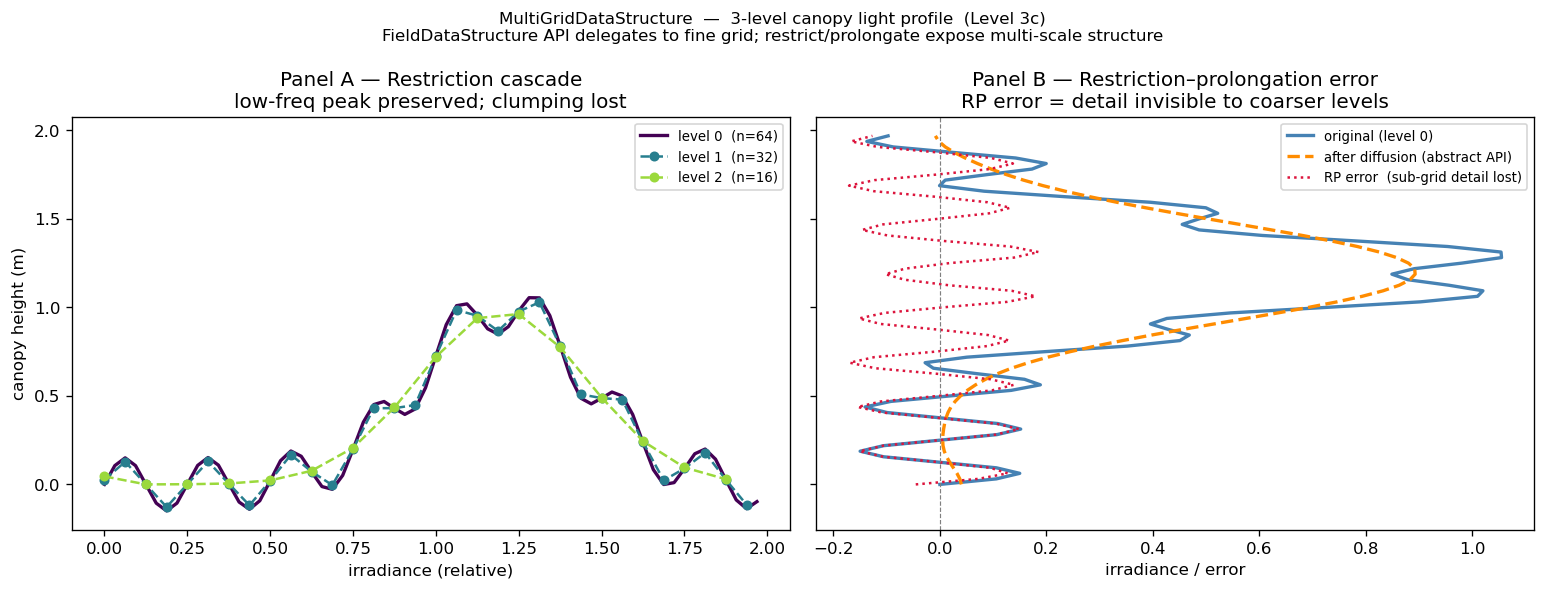

The Python source for this figure:
"""
MultiGridDataStructure — illustrative example.

Demonstrates that:
  - ``MultiGridDataStructure`` delegates the entire FieldDataStructure API
    to its finest grid, so plot_1d_profile and diffusion_step work unchanged.
  - ``restrict`` / ``prolongate`` explicitly expose what multigrid methods
    exploit: coarse grids capture low-frequency content; fine-scale detail
    is the residual that only the fine grid can represent.

Physical scenario
-----------------
A 1-D light-extinction profile in a leaf canopy, 64 nodes over 2 m height.
Signal: a broad Gaussian illumination peak (low frequency) superimposed with
fine-scale leaf-clumping modulation (high frequency).

Three-level hierarchy is built by ``from_coarsening(fine, n_levels=3, factor=2)``:
  level 0  →  64 nodes (fine  Δz = 0.03125 m)
  level 1  →  32 nodes
  level 2  →  16 nodes (coarse Δz = 0.125 m)

Panel A — multiresolution view
    The same signal restricted to each grid level, plotted together.
    Low-frequency peak is preserved; fine clumping disappears at coarser levels.

Panel B — restriction–prolongation error
    error(z) = signal(z) − P(R(signal))(z)
    Shows exactly the sub-grid detail that is invisible to a coarse-grid solver:
    this is what a multigrid correction step must approximate.

Output
------
example_multigrid_data_structure.png  (saved next to this file)
"""

import sys
import os
sys.path.insert(0, os.path.dirname(__file__))

import numpy as np
import matplotlib
matplotlib.use('Agg')
import matplotlib.pyplot as plt

from openalea.metafspm.data_structure.data_api import (
    ArrayDataStructure,
    MultiGridDataStructure,
    FieldDataStructure,
)
from plotting import plot_1d_profile, plot_multigrid_levels


# ── Generic diffusion integrator (identical to array example) ─────────────────

def diffusion_step(
    ds: FieldDataStructure, var_name: str, D: float, dt: float, n_steps: int = 1
) -> None:
    """Abstract API only: laplacian, extract_state, inject_state."""
    L = ds.laplacian()
    for _ in range(n_steps):
        u = ds.extract_state([var_name])
        ds.inject_state(u + dt * D * (L @ u), [var_name])


# ── 1. Build the multi-level hierarchy ───────────────────────────────────────

n_fine = 64
height = 2.0          # m  (canopy height)
dz     = height / n_fine

fine = ArrayDataStructure(shape=(n_fine,), dx=dz, origin=np.array([0.0]))

# Canopy light signal: broad Gaussian + fine-scale clumping oscillation
z_fine   = fine.coordinates()[:, 0]
signal   = (np.exp(-((z_fine - 1.2) ** 2) / (2 * 0.25 ** 2))   # Gaussian peak
            + 0.15 * np.sin(16 * np.pi * z_fine / height))       # leaf clumping

fine.add_field('irradiance', signal)

mg = MultiGridDataStructure.from_coarsening(fine, n_levels=3, factor=2)

print(f"Fine  n_dof = {mg.n_dof}")       # abstract API — delegates to fine
print(f"n_levels    = {mg.n_levels}")
for lvl in range(mg.n_levels):
    print(f"  level {lvl}: n = {mg._levels[lvl].grid.n_dof}")

# ── 2. Restriction–prolongation error ────────────────────────────────────────
#       All operations via abstract API

sig_fine  = mg.extract_state(['irradiance'])          # abstract API
sig_lv1   = mg.restrict(sig_fine, from_level=0)       # abstract API
sig_coarse = mg.restrict(sig_lv1,  from_level=1)      # abstract API
sig_back_lv1 = mg.prolongate(sig_coarse, to_level=1)  # abstract API
sig_back_fine = mg.prolongate(sig_back_lv1, to_level=0) # abstract API
error     = sig_fine - sig_back_fine

print(f"RP error  max|e| = {np.abs(error).max():.4f}  "
      f"RMS = {np.sqrt((error**2).mean()):.4f}")

# ── 3. Apply diffusion through the abstract FieldDataStructure interface ──────
#       mg acts as a FieldDataStructure — diffusion_step doesn't know about levels

D_canopy = 0.02                               # effective turbulent diffusivity (m² s⁻¹)
dt       = 0.4 * dz**2 / D_canopy           # 40% of explicit-Euler stability limit

smoothed_signal = sig_fine.copy()
mg.inject_state(smoothed_signal, ['irradiance'])     # abstract API
diffusion_step(mg, 'irradiance', D_canopy, dt, n_steps=20)
sig_smooth = mg.extract_state(['irradiance'])        # abstract API

# ── 4. Plot ──────────────────────────────────────────────────────────────────

fig, axes = plt.subplots(1, 2, figsize=(13, 5), sharey=True)
fig.suptitle(
    "MultiGridDataStructure  —  3-level canopy light profile  (Level 3c)\n"
    "FieldDataStructure API delegates to fine grid; restrict/prolongate expose multi-scale structure",
    fontsize=10,
)

# Panel A: signal at each restriction level
#   Restore original signal before plotting
mg.inject_state(sig_fine, ['irradiance'])           # abstract API
plot_multigrid_levels(
    mg, 'irradiance',
    title="Panel A — Restriction cascade\nlow-freq peak preserved; clumping lost",
    ax=axes[0],
)
axes[0].set_xlabel('irradiance (relative)')
axes[0].set_ylabel('canopy height (m)')

# Panel B: original, smoothed, and RP-error
ax = axes[1]
ax.plot(sig_fine,   z_fine, color='steelblue',  linewidth=2.0, label='original (level 0)')
ax.plot(sig_smooth, z_fine, color='darkorange',  linewidth=2.0, linestyle='--',
        label='after diffusion (abstract API)')
ax.plot(error,      z_fine, color='crimson',     linewidth=1.5, linestyle=':',
        label='RP error  (sub-grid detail lost)')
ax.axvline(0, color='grey', linewidth=0.7, linestyle='--')
ax.set_xlabel('irradiance / error')
ax.set_title("Panel B — Restriction–prolongation error\nRP error = detail invisible to coarser levels")
ax.legend(fontsize=8)

plt.tight_layout()
out = os.path.join(os.path.dirname(__file__), 'example_multigrid_data_structure.png')
plt.savefig(out, dpi=120, bbox_inches='tight')
print(f"Saved → {out}")
